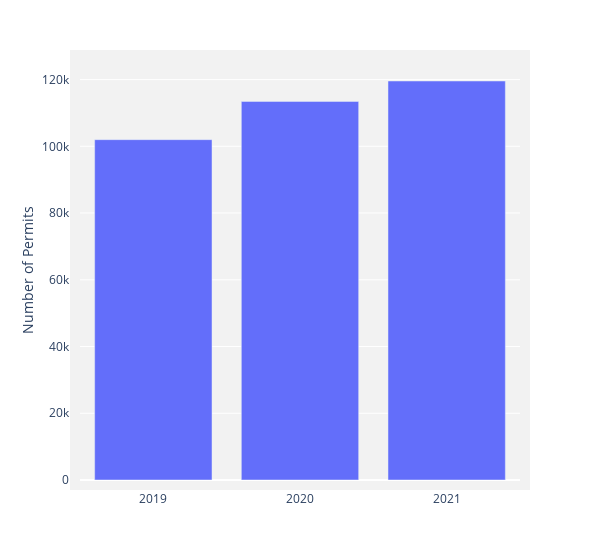

The notebook cell this image was saved under:
### Markdown cell above
# Permit Volume by Year Barchart

### Code cell
df['Number of Permits'] = len(df.index)

df_permit_volume = df.groupby(['Year']).count().reset_index()
fig = px.bar(df_permit_volume, x='Year', y= 'Number of Permits')

fig.update_layout(hoverlabel=dict(bgcolor="white",
                                  font_size=14,
                                  font_family="Arial",
                                  font_color='Black',
                                  bordercolor="rgba(255,255,255,255)"),
                 plot_bgcolor='#f2f2f2')

fig.update_xaxes(type='category',title= None)

fig.update_layout(barmode='stack', bargap=0.20, width =600 , margin=dict(pad=10))

fig.show()
fig.write_html(f'{visuals}Permit_Volume_Bar.html')

### Figure 1 — Plotly figure (JSON) as saved in the notebook; plotly's stock layout.template omitted (floating-point values rounded to 4 significant figures)
{"data": [{"alignmentgroup": "True", "hovertemplate": "Year=%{x}<br>Number of Permits=%{y}<extra></extra>", "legendgroup": "", "marker": {"color": "#636efa", "pattern": {"shape": ""}}, "name": "", "offsetgroup": "", "orientation": "v", "showlegend": false, "textposition": "auto", "type": "bar", "x": [2019, 2020, 2021], "xaxis": "x", "y": [101988, 113430, 119568], "yaxis": "y"}], "layout": {"bargap": 0.2, "barmode": "stack", "hoverlabel": {"bgcolor": "white", "bordercolor": "rgba(255,255,255,255)", "font": {"color": "Black", "family": "Arial", "size": 14}}, "legend": {"tracegroupgap": 0}, "margin": {"pad": 10, "t": 60}, "plot_bgcolor": "#f2f2f2", "width": 600, "xaxis": {"anchor": "y", "domain": [0, 1], "title": {}, "type": "category"}, "yaxis": {"anchor": "x", "domain": [0, 1], "title": {"text": "Number of Permits"}}}}
